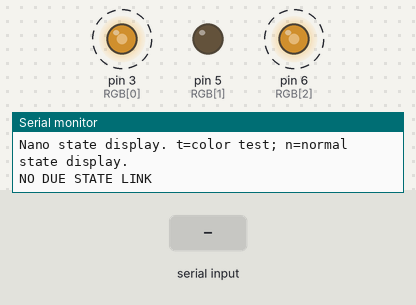
Recording of a sketch running on a simulated Arduino Mega 2560, built with avr-gcc and run on an emulated ATmega2560. Parts: output pins drawn as LEDs (lit = HIGH), the last lines printed to the serial monitor. Dashed ring = blinking. The test bench sets the inputs (shaded band).

Above: at 0.87 s.
1.3 s: "t" received over Serial
At 1.7 s:
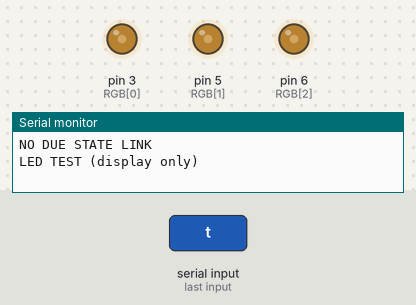
At 3.0 s:
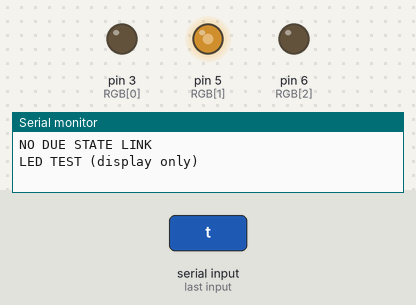
4.3 s: "n" received over Serial
At 4.4 s:
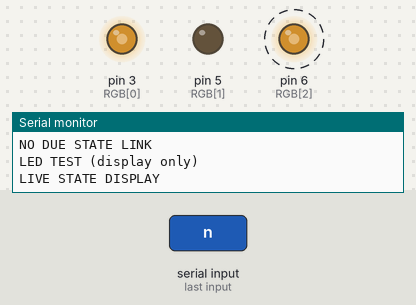
Timing chart, 0 to 13.3 s (numbered marks = the images above; inputs shaded):
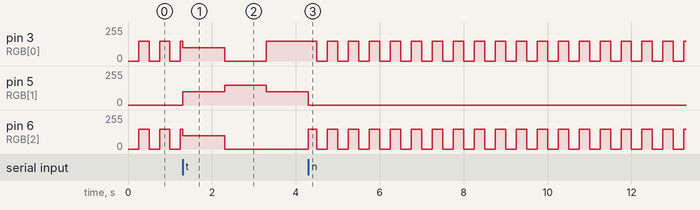

The sketch:

Nano_State_LED.ino
```cpp
// Nano Every: R->D3, G->D5, B->D6, EACH through its own220-ohm resistor.
// DueTX1 D18 -> level shifterLV1/HV1 -> NanoRX D0. Common ground.
// USB Serial115200 logs state changes. Serial1 is hardwareRX/TX pins.
const bool COMMON_ANODE=false; // Set true if shared LED leg connects to5V.
const int RGB[3]={3,5,6};
const byte COLORS[8][3]={
 {100,100,100}, {0,150,0}, {150,100,0}, {150,0,0},
 {150,35,0}, {0,0,150}, {0,150,150}, {150,0,150}
};
const char *NAMES[]={"INIT","DRIVE","SLOW","STOP","REVERSE","TURN","COMPLETE","FAULT"};
byte currentState=0, parser=0, received=0;
bool linked=false, testMode=false, linkLostLogged=false;
unsigned long lastPacket=0, testSince=0;
void show(byte r,byte g,byte b){
 byte values[3]={r,g,b};
 for(int i=0;i<3;i++) analogWrite(RGB[i], COMMON_ANODE ? 255-values[i] : values[i]);
}
void setup(){
 for(int i=0;i<3;i++){
   digitalWrite(RGB[i],COMMON_ANODE ? HIGH : LOW); pinMode(RGB[i],OUTPUT);
 }
 Serial.begin(115200); Serial1.begin(9600);
 show(0,0,0);
 Serial.println("Nano state display. t=color test; n=normal state display.");
}
void loop(){
 unsigned long now=millis();
 if(Serial.available()){
   char c=Serial.read();
   if(c=='t'){testMode=true;testSince=now;Serial.println("LED TEST (display only)");}
   if(c=='n'){testMode=false;Serial.println("LIVE STATE DISPLAY");}
 }
 for(int count=0;count<24 && Serial1.available();count++){
   byte value=Serial1.read();
   if(parser==0){if(value==0xA5)parser=1;}
   else if(parser==1){
     if(value<8){received=value;parser=2;}
     else parser=(value==0xA5)?1:0;
   } else {
     if(value==(byte)(received^0xFF)){
       if(!linked || linkLostLogged || currentState!=received){
         Serial.print(now);Serial.print(" ms | ");Serial.println(NAMES[received]);
       }
       currentState=received;linked=true;lastPacket=now;linkLostLogged=false;
     }
     parser=(value==0xA5)?1:0;
   }
 }
 if(testMode){
   byte index=((now-testSince)/1000)%8;
   show(COLORS[index][0],COLORS[index][1],COLORS[index][2]);
 } else if(!linked || now-lastPacket>1000){
   bool on=(now/250)%2;show(on?150:0,0,on?150:0);
   if(!linkLostLogged){Serial.println("NO DUE STATE LINK");linkLostLogged=true;}
 } else show(COLORS[currentState][0],COLORS[currentState][1],COLORS[currentState][2]);
}
```

Measured:
- after the input at 1.3 s, pin 5 (RGB[1]): 0/255 → 100/255 at once, → 150/255 1.0 s later, → 100/255 1.0 s later
- after the input at 4.3 s, pin 5 (RGB[1]): goes on until 4.3 s, then stays 0/255
- by itself, pin 3 (RGB[0]), pin 6 (RGB[2]): alternates 150/255 for 0.25 s and 0/255 for 0.25 s
